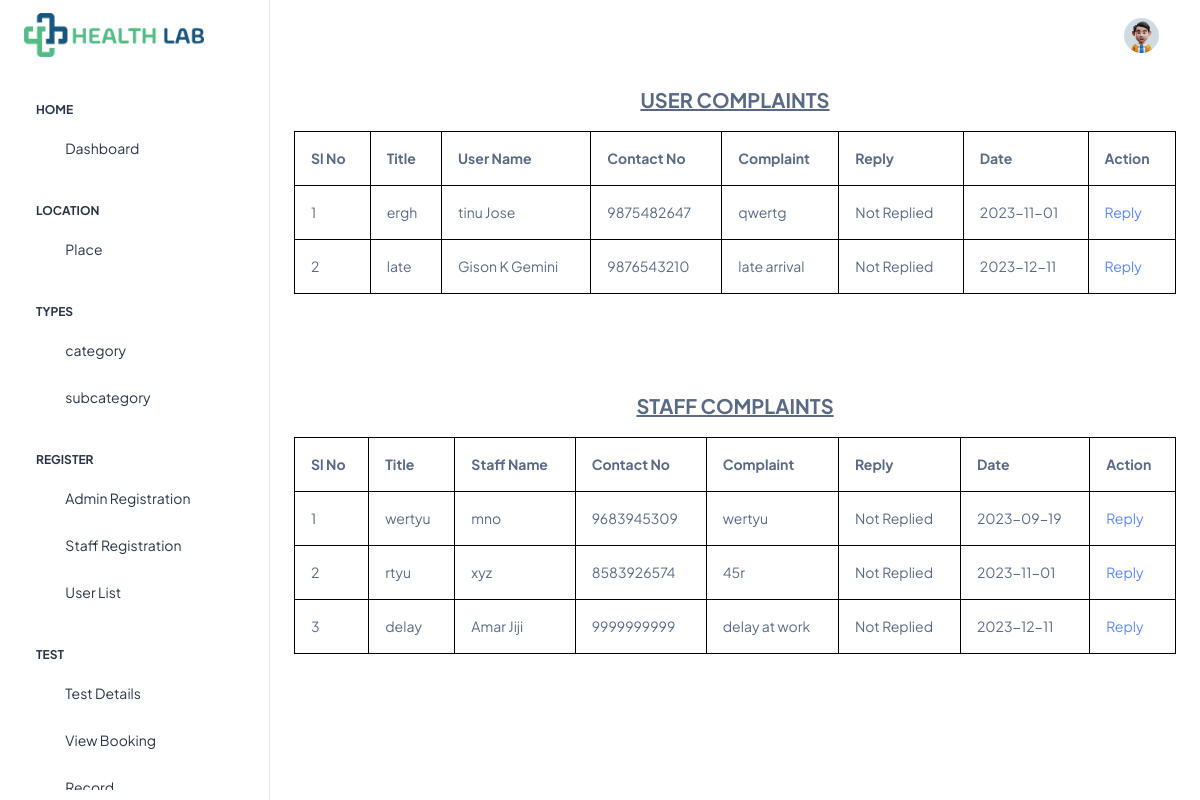
The page /Project/Admin/viewcomplaints.php (signed in) on the database its author committed.
### tables this page shows
CREATE TABLE `tbl_complaint` (
  `complaint_id` int(11) NOT NULL auto_increment,
  `complaint_title` varchar(50) NOT NULL,
  `complaint_content` varchar(200) NOT NULL,
  `complaint_date` varchar(50) NOT NULL,
  `complaint_reply` varchar(200) NOT NULL default 'Not Replied',
  `complaint_status` varchar(50) NOT NULL default '0',
  `user_id` int(11) NOT NULL default '0',
  `staff_id` int(11) NOT NULL default '0',
  PRIMARY KEY  (`complaint_id`)
);

CREATE TABLE `tbl_user` (
  `user_id` int(11) NOT NULL auto_increment,
  `user_name` varchar(50) NOT NULL,
  `user_address` varchar(100) NOT NULL,
  `user_contact` varchar(50) NOT NULL,
  `user_proof` varchar(100) NOT NULL,
  `user_email` varchar(100) NOT NULL,
  `user_password` varchar(50) NOT NULL,
  `user_photo` varchar(100) NOT NULL,
  `place_id` int(11) NOT NULL,
  `user_age` varchar(50) NOT NULL,
  `user_gender` varchar(50) NOT NULL,
  PRIMARY KEY  (`user_id`)
);

CREATE TABLE `tbl_staff` (
  `staff_id` int(11) NOT NULL auto_increment,
  `staff_name` varchar(50) NOT NULL,
  `staff_address` varchar(100) NOT NULL,
  `staff_contact` varchar(50) NOT NULL,
  `staff_gender` varchar(50) NOT NULL,
  `staff_age` varchar(50) NOT NULL,
  `staff_proof` varchar(100) NOT NULL,
  `staff_email` varchar(50) NOT NULL,
  `staff_password` varchar(50) NOT NULL,
  `staff_photo` varchar(100) NOT NULL,
  `place_id` int(11) NOT NULL,
  PRIMARY KEY  (`staff_id`)
);

### Project/Admin/viewcomplaints.php (the view, shortened to what this page needs)
<?php
include("Head.php");
?>
<!DOCTYPE html PUBLIC "-//W3C//DTD XHTML 1.0 Transitional//EN" "http://www.w3.org/TR/xhtml1/DTD/xhtml1-transitional.dtd">
<html xmlns="http://www.w3.org/1999/xhtml">
<head>
</head>
<body>
<p align="center" style="font-size: 20px" class="userlist"><strong><u>USER COMPLAINTS</u></strong></p>
<div align="center">
<table width="200"  style="border: 1px solid black;" class="table table-bordered">
<tr>
  <td><strong>Sl No</strong></td>
  <td><strong>Title</strong></td>
  <td><strong>User Name</strong></td>
  <td><strong>Contact No</strong></td>
  <td><strong>Complaint</strong></td>
  <td><strong>Reply</strong></td>
  <td><strong>Date</strong></td>
  <td><strong>Action</strong></td>
</tr>
  <tr>
 <?php
  		$i=0;
  		$selQry="select * from tbl_complaint s inner join tbl_user c on c.user_id=s.user_id";
		$data=mysql_query($selQry);
		while($row=mysql_fetch_array($data))
		{
			$i++;
			?>
    <tr>
   <td><?php echo $i?> </td>
    <td><?php echo $row["complaint_title"]?></td>
    <td><?php echo $row["user_name"]?></td>
	<td><?php echo $row["user_contact"]?></td>
    <td><?php echo $row["complaint_content"]?></td>
    <td><?php echo $row["complaint_reply"]?></td>
    <td><?php echo $row["complaint_date"]?></td>
     <td><a href = "reply.php?did=<?php echo $row["complaint_id"]?>">Reply</td>
  </tr
   ><?php
		}
   ?>
   </table>
   <p align="center">&nbsp;</p>
   <p align="center" style="font-size: 20px"class="stafflist" ><strong><u>STAFF COMPLAINTS</u></strong></p>
   <table width="200"  style="border: 1px solid black;" class="table table-bordered">
   <tr>
  <td><strong>Sl No</strong></td>
  <td><strong>Title</strong></td>
  <td><strong>Staff Name</strong></td>
  <td><strong>Contact No</strong></td>
  <td><strong>Complaint</strong></td>
  <td><strong>Reply</strong></td>
  <td><strong>Date</strong></td>
  <td><strong>Action</strong></td>
</tr>
 <?php
  		$i=0;
  		$selQry="select * from tbl_complaint s inner join tbl_staff c on c.staff_id=s.staff_id";
		$data=mysql_query($selQry);
		while($row=mysql_fetch_array($data))
		{
			$i++;
			?>
  <tr>
   <td><?php echo $i?> </td>
    <td><?php echo $row["complaint_title"]?></td>
    <td><?php echo $row["staff_name"]?></td>
	<td><?php echo $row["staff_contact"]?></td>
    <td><?php echo $row["complaint_content"]?></td>
    <td><?php echo $row["complaint_reply"]?></td>
    <td><?php echo $row["complaint_date"]?></td>
     <td><a href = "reply.php?did=<?php echo $row["complaint_id"]?>">Reply</td>
  </tr>
  <?php
		}
   ?>
</table>
</div>
</body>
</html>
<?php
include("Foot.php");
?>

### Project/Admin/viewcomplaints.php (style rules this page uses)
.stafflist { margin-top: 60px; }

### rows shown on the page
tbl_complaint: complaint_title "ergh", user.user_name "tinu Jose", user.user_contact "9875482647", complaint_content "qwertg", complaint_reply "Not Replied", complaint_date "2023-11-01"
tbl_complaint: complaint_title "late", user.user_name "Gison K Gemini", user.user_contact "9876543210", complaint_content "late arrival", complaint_reply "Not Replied", complaint_date "2023-12-11"
tbl_complaint: complaint_title "wertyu", staff.staff_name "mno", staff.staff_contact "9683945309", complaint_content "wertyu", complaint_reply "Not Replied", complaint_date "2023-09-19"
tbl_complaint: complaint_title "rtyu", staff.staff_name "xyz", staff.staff_contact "8583926574", complaint_content "45r", complaint_reply "Not Replied", complaint_date "2023-11-01"
tbl_complaint: complaint_title "delay", staff.staff_name "Amar Jiji", staff.staff_contact "9999999999", complaint_content "delay at work", complaint_reply "Not Replied", complaint_date "2023-12-11"
